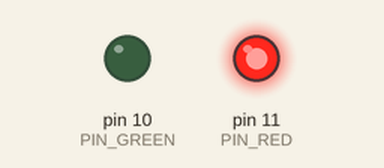
The sketch below on a simulated Arduino Uno, built with avr-gcc and run on an emulated ATmega328P. Parts: output pins drawn as LEDs (lit = HIGH).

Above: at 0.05 s.
At 4.05 s:
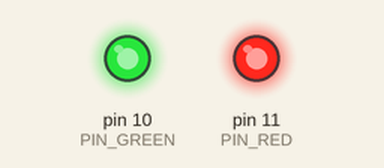
At 6.0 s:
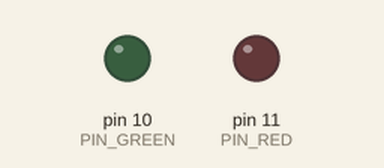
At 12.1 s:
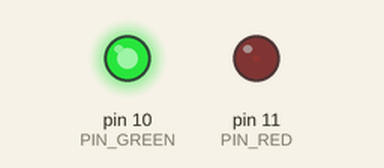
Timing chart, 0 to 15.8 s (numbered marks = the images above):
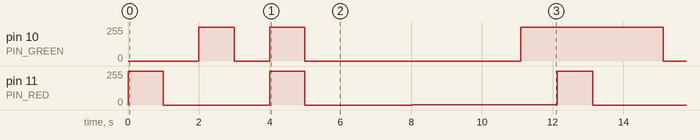

The sketch:

KY-011.ino
```cpp
/*
Descripción:  KY-011 Two color LED module
Autor:        Carlos Ernesto Guevara Aguilar.
F. Creación:  17 de Septiembre de 2018.
F. Cambio:    17 de Septiembre de 2018.
Comentarios:

              3mm Two color LED module KY-011 for Arduino, emits red and green light. You can adjust the amount of each color using PWM.

              Se realizó diagrama con Fritzing en ./fritzing
              El dispositivo no tiene resistencias.
*/

// Velocidad del puerto serial
static const short SERIAL_SPEED = 9600;

// Pin RED
static const byte PIN_RED = 11;

// Pin GREEN
static const byte PIN_GREEN = 10;

// Valor de intencidad
byte val;

// Incialización
void setup() {

  // Indica la velocidad de ejecución del puerto serial.
  Serial.begin (SERIAL_SPEED);

  // Prepara los Pins de sailda
  pinMode (PIN_RED, OUTPUT);
  pinMode (PIN_GREEN, OUTPUT);
} // void setup() {

// Inicio de ejecución
void loop() {

  digitalWrite (PIN_RED, HIGH);
  delay (1000);
  digitalWrite (PIN_RED, LOW);
  delay (1000);

  digitalWrite (PIN_GREEN, HIGH);
  delay (1000);
  digitalWrite (PIN_GREEN, LOW);
  delay (1000);

  digitalWrite (PIN_RED, HIGH);
  digitalWrite (PIN_GREEN, HIGH);
  delay (1000);
  digitalWrite (PIN_RED, LOW);
  digitalWrite (PIN_GREEN, LOW);
  delay (1000);

  for (val = 0 ; val < 254 ; val++) {

    analogWrite (PIN_RED, val);
    delay (4);

  } // for (val = 0 ; val < 254 ; val++) {

  for (val = 255 ; val > 0 ; val--) {

    analogWrite (PIN_RED, val);
    delay (4);

  } // for (val = 255 ; val>= 0 ; val--) {

  for (val = 0 ; val < 254 ; val++) {

    analogWrite (PIN_GREEN, val);
    delay (4);

  } // for (val = 0 ; val < 255 ; val++) {

  for (val = 255 ; val > 0 ; val--) {

    analogWrite (PIN_GREEN, val);
    delay (4);

  } // for (val = 255 ; val > 0 ; val--) {

  for (val = 0 ; val < 254 ; val++) {

    analogWrite (PIN_RED, val);
    analogWrite (PIN_GREEN, val);
    delay (4);

  } // for (val = 0 ; val < 254 ; val++) {

  for (val = 255 ; val > 0 ; val--) {

    analogWrite (PIN_RED, val);
    delay (4);

  } // for (val = 255 ; val > 0 ; val--) {

} // void loop() {
```

Measured:
- by itself, pin 10 (PIN_GREEN): repeats every 12.1 s: 0/255 1.0 s, 255/255 1.0 s, 0/255 6.1 s, 253/255 3.0 s, 255/255 1.0 s
- by itself, pin 11 (PIN_RED): repeats every 12.1 s: 0/255 3.0 s, 255/255 1.0 s, 0/255 3.0 s, 1/255 4.1 s, 255/255 1.0 s
